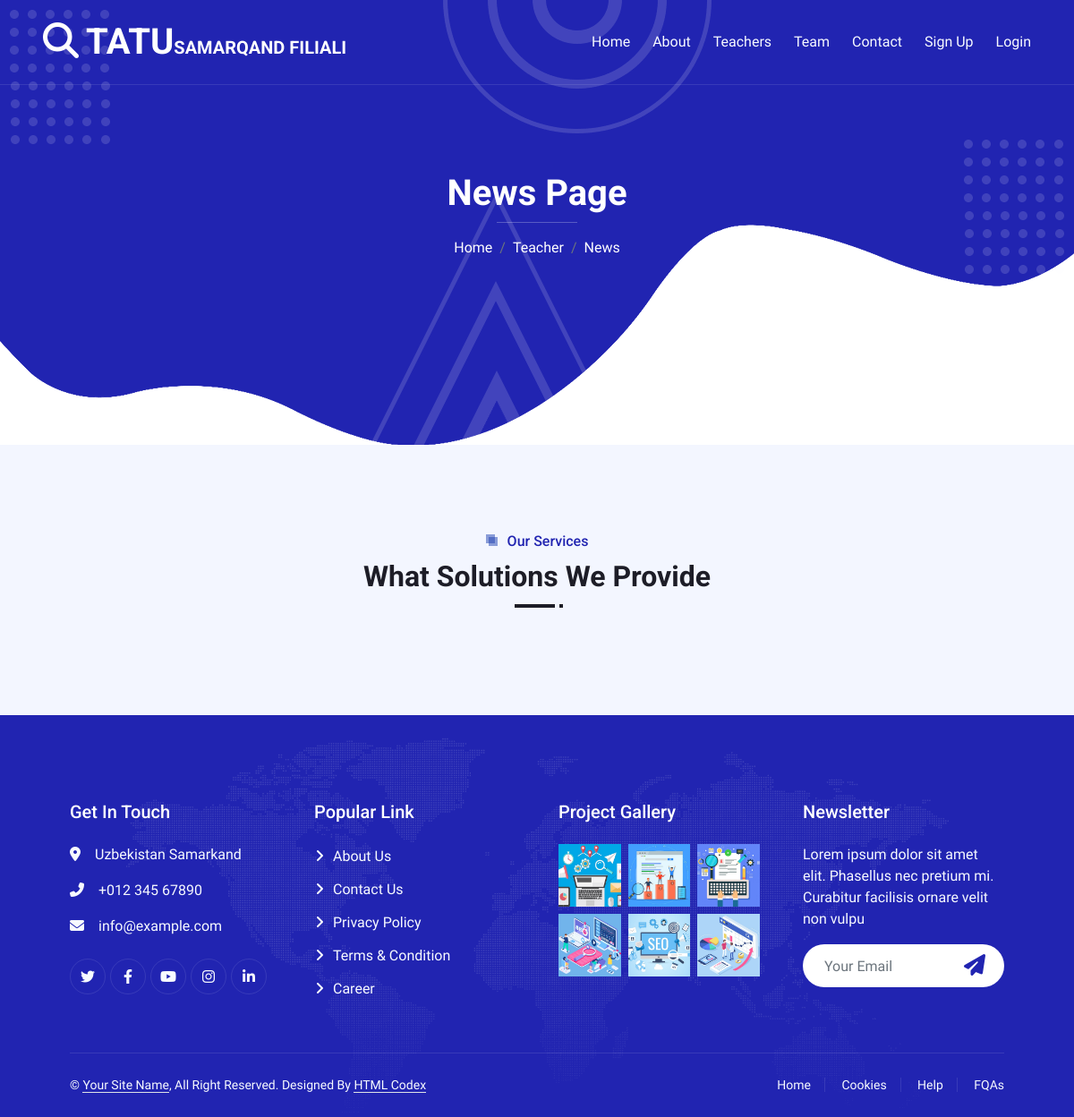
The page /news/ on the database as committed earlier.
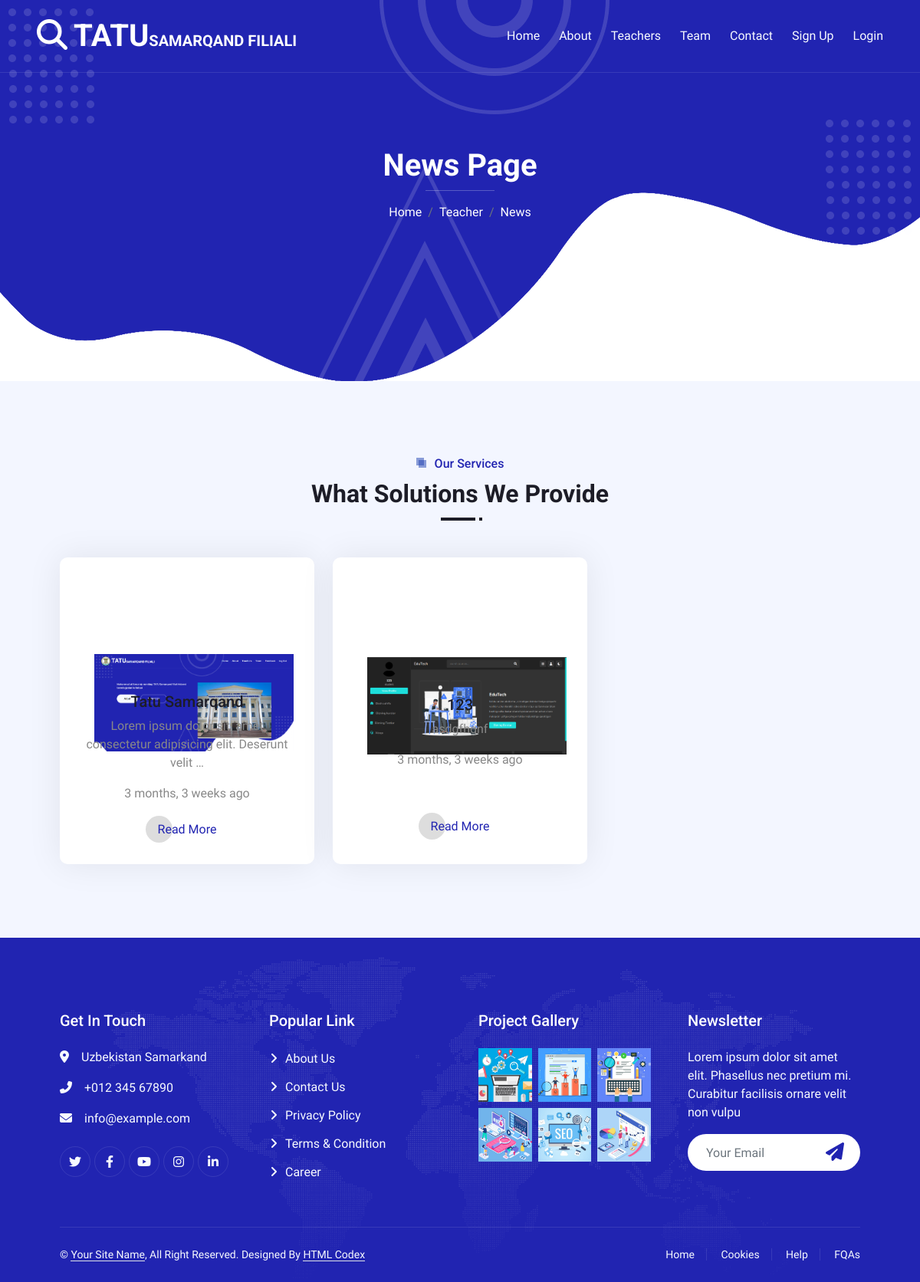
The same page on the database as committed later.
### team/models.py (models this page shows, shortened)
class NewsModel(models.Model):
    title = models.CharField(max_length=100)
    img1 = models.ImageField(upload_to='img')
    text = models.TextField(max_length=1000)
    datatime = models.DateTimeField(auto_now=True)

### team/views.py (the view)
# urls.py: path('news/',NewsView,name='news'),
def NewsView(request):
    context = NewsModel.objects.all()
    return render(request,'team/news.html',{'context':context})

### team/templates/team/news.html (shortened to what this page needs)
{% extends 'base.html' %}
{% load static %}
  {% block content %}
  <div class="container-xxl py-5 bg-primary hero-header mb-5">
    <div class="container my-5 py-5 px-lg-5">
        <div class="row g-5 py-5">
            <div class="col-12 text-center">
                <h1 class="text-white animated zoomIn">News Page</h1>
                <hr class="bg-white mx-auto mt-0" style="width: 90px;">
                <nav aria-label="breadcrumb">
                    <ol class="breadcrumb justify-content-center">
                        <li class="breadcrumb-item"><a class="text-white" href="{% url 'home' %}">Home</a></li>
                        <li class="breadcrumb-item"><a class="text-white" href="{% url 'teachers' %}">Teacher</a></li>
                        <li class="breadcrumb-item text-white active" aria-current="page">News</li>
                    </ol>
                </nav>
            </div>
        </div>
    </div>
  </div>
  <div class="container-xxl py-5">
    <div class="container px-lg-5">
      <div class="section-title position-relative text-center mb-5 pb-2 wow fadeInUp" data-wow-delay="0.1s">
          <h6 class="position-relative d-inline text-primary ps-4">Our Services</h6>
          <h2 class="mt-2">What Solutions We Provide</h2>
      </div>
      <div class="row g-4">
        {% for i in context %}
          <div class="col-lg-4 col-md-6 wow zoomIn" data-wow-delay="0.1s">
              <div class="service-item d-flex flex-column justify-content-center text-center rounded">
                  <div class="mt-1 mb-3 flex-shrink-0" style="width: 300px; height: 130px;">
                      <img class="mt-7" style="width: 260px;" src="{{ i.img1.url }}" alt="">
                  </div>
                  <h5 class="mb-0">{{i.title}}</h5>
                  <p class="mt-2">{{i.text|truncatewords:10}}</p>
                  <p>{{i.datatime|timesince}} ago</p>
                  <a class="btn px-3 mt-auto mx-auto" href="{% url 'newsinfo' i.title %}">Read More</a>
              </div>
          </div>
          {% endfor %}
      </div>
    </div>
  </div>
  {% endblock content %}

Rows that differ between the two databases and show on the page:
added NewsModel: img1 (picture), title "Tatu Samarqand", text "Lorem ipsum dolor sit, amet consectetur adipisicing elit. Deserunt velit …", datatime "3 months, 3 weeks"
added NewsModel: img1 (picture), title "123", text "asdgfhgnf", datatime "3 months, 3 weeks"
